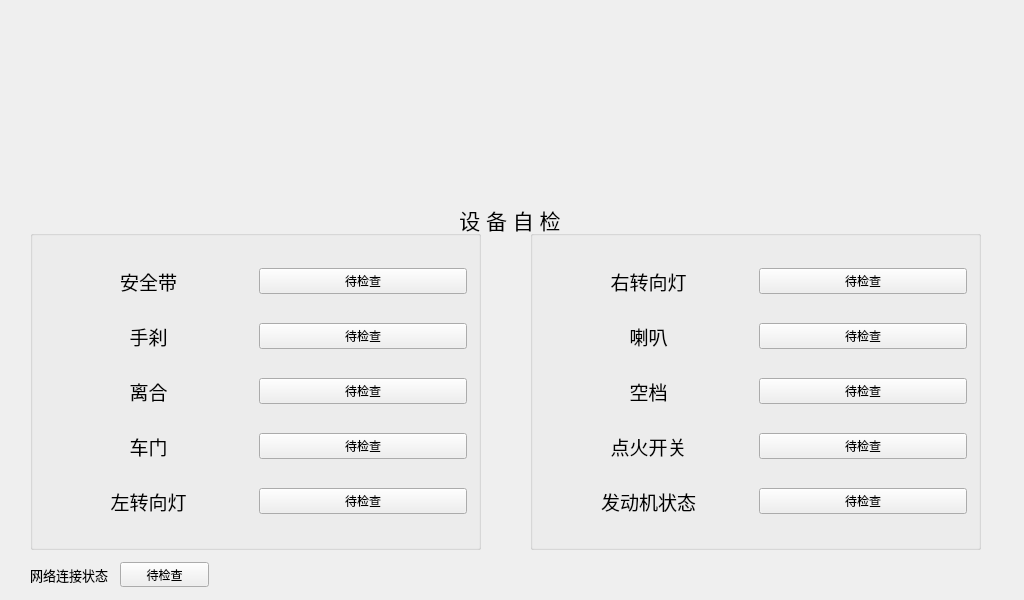
<?xml version="1.0" encoding="UTF-8"?>
<ui version="4.0">
 <class>zijian</class>
 <widget class="QWidget" name="zijian">
  <property name="geometry">
   <rect>
    <x>0</x>
    <y>0</y>
    <width>1024</width>
    <height>600</height>
   </rect>
  </property>
  <property name="windowTitle">
   <string>zijian</string>
  </property>
  <property name="styleSheet">
   <string notr="true"/>
  </property>
  <widget class="QLabel" name="label">
   <property name="geometry">
    <rect>
     <x>10</x>
     <y>10</y>
     <width>1000</width>
     <height>190</height>
    </rect>
   </property>
   <property name="text">
    <string>&lt;html&gt;&lt;head/&gt;&lt;body&gt;&lt;p&gt;&lt;img src=&quot;:/qrc/logo.png&quot;/&gt;&lt;/p&gt;&lt;/body&gt;&lt;/html&gt;</string>
   </property>
  </widget>
  <widget class="QLabel" name="label_2">
   <property name="geometry">
    <rect>
     <x>10</x>
     <y>200</y>
     <width>1000</width>
     <height>40</height>
    </rect>
   </property>
   <property name="styleSheet">
    <string notr="true"/>
   </property>
   <property name="text">
    <string>&lt;html&gt;&lt;head/&gt;&lt;body&gt;&lt;p align=&quot;center&quot;&gt;&lt;span style=&quot; font-size:16pt;&quot;&gt;设 备 自 检&lt;/span&gt;&lt;/p&gt;&lt;/body&gt;&lt;/html&gt;</string>
   </property>
  </widget>
  <widget class="QGroupBox" name="groupBox1">
   <property name="geometry">
    <rect>
     <x>30</x>
     <y>230</y>
     <width>451</width>
     <height>320</height>
    </rect>
   </property>
   <property name="styleSheet">
    <string notr="true"/>
   </property>
   <layout class="QGridLayout" name="gridLayout">
    <item row="4" column="0">
     <widget class="QLabel" name="label_7">
      <property name="styleSheet">
       <string notr="true"/>
      </property>
      <property name="text">
       <string>&lt;html&gt;&lt;head/&gt;&lt;body&gt;&lt;p align=&quot;center&quot;&gt;&lt;span style=&quot; font-size:14pt;&quot;&gt;左转向灯&lt;/span&gt;&lt;/p&gt;&lt;/body&gt;&lt;/html&gt;</string>
      </property>
     </widget>
    </item>
    <item row="3" column="0">
     <widget class="QLabel" name="label_6">
      <property name="styleSheet">
       <string notr="true"/>
      </property>
      <property name="text">
       <string>&lt;html&gt;&lt;head/&gt;&lt;body&gt;&lt;p align=&quot;center&quot;&gt;&lt;span style=&quot; font-size:14pt;&quot;&gt;车门&lt;/span&gt;&lt;/p&gt;&lt;/body&gt;&lt;/html&gt;</string>
      </property>
     </widget>
    </item>
    <item row="0" column="1">
     <widget class="QPushButton" name="button1">
      <property name="styleSheet">
       <string notr="true"/>
      </property>
      <property name="text">
       <string>待检查</string>
      </property>
     </widget>
    </item>
    <item row="0" column="0">
     <widget class="QLabel" name="label_3">
      <property name="styleSheet">
       <string notr="true"/>
      </property>
      <property name="text">
       <string>&lt;html&gt;&lt;head/&gt;&lt;body&gt;&lt;p align=&quot;center&quot;&gt;&lt;span style=&quot; font-size:14pt;&quot;&gt;安全带&lt;/span&gt;&lt;/p&gt;&lt;/body&gt;&lt;/html&gt;</string>
      </property>
     </widget>
    </item>
    <item row="1" column="1">
     <widget class="QPushButton" name="button2">
      <property name="text">
       <string>待检查</string>
      </property>
     </widget>
    </item>
    <item row="3" column="1">
     <widget class="QPushButton" name="button4">
      <property name="text">
       <string>待检查</string>
      </property>
     </widget>
    </item>
    <item row="4" column="1">
     <widget class="QPushButton" name="button5">
      <property name="text">
       <string>待检查</string>
      </property>
     </widget>
    </item>
    <item row="1" column="0">
     <widget class="QLabel" name="label_4">
      <property name="styleSheet">
       <string notr="true"/>
      </property>
      <property name="text">
       <string>&lt;html&gt;&lt;head/&gt;&lt;body&gt;&lt;p align=&quot;center&quot;&gt;&lt;span style=&quot; font-size:14pt;&quot;&gt;手刹&lt;/span&gt;&lt;/p&gt;&lt;/body&gt;&lt;/html&gt;</string>
      </property>
     </widget>
    </item>
    <item row="2" column="1">
     <widget class="QPushButton" name="button3">
      <property name="text">
       <string>待检查</string>
      </property>
     </widget>
    </item>
    <item row="2" column="0">
     <widget class="QLabel" name="label_5">
      <property name="styleSheet">
       <string notr="true"/>
      </property>
      <property name="text">
       <string>&lt;html&gt;&lt;head/&gt;&lt;body&gt;&lt;p align=&quot;center&quot;&gt;&lt;span style=&quot; font-size:14pt;&quot;&gt;离合&lt;/span&gt;&lt;/p&gt;&lt;/body&gt;&lt;/html&gt;</string>
      </property>
     </widget>
    </item>
   </layout>
  </widget>
  <widget class="QGroupBox" name="groupBox2">
   <property name="geometry">
    <rect>
     <x>530</x>
     <y>230</y>
     <width>451</width>
     <height>320</height>
    </rect>
   </property>
   <layout class="QGridLayout" name="gridLayout_2">
    <item row="0" column="1">
     <widget class="QPushButton" name="button6">
      <property name="text">
       <string>待检查</string>
      </property>
     </widget>
    </item>
    <item row="1" column="0">
     <widget class="QLabel" name="label_9">
      <property name="styleSheet">
       <string notr="true"/>
      </property>
      <property name="text">
       <string>&lt;html&gt;&lt;head/&gt;&lt;body&gt;&lt;p align=&quot;center&quot;&gt;&lt;span style=&quot; font-size:14pt;&quot;&gt;喇叭&lt;/span&gt;&lt;/p&gt;&lt;/body&gt;&lt;/html&gt;</string>
      </property>
     </widget>
    </item>
    <item row="1" column="1">
     <widget class="QPushButton" name="button7">
      <property name="text">
       <string>待检查</string>
      </property>
     </widget>
    </item>
    <item row="2" column="0">
     <widget class="QLabel" name="label_10">
      <property name="styleSheet">
       <string notr="true"/>
      </property>
      <property name="text">
       <string>&lt;html&gt;&lt;head/&gt;&lt;body&gt;&lt;p align=&quot;center&quot;&gt;&lt;span style=&quot; font-size:14pt;&quot;&gt;空档&lt;/span&gt;&lt;/p&gt;&lt;/body&gt;&lt;/html&gt;</string>
      </property>
     </widget>
    </item>
    <item row="2" column="1">
     <widget class="QPushButton" name="button8">
      <property name="text">
       <string>待检查</string>
      </property>
     </widget>
    </item>
    <item row="3" column="0">
     <widget class="QLabel" name="label_11">
      <property name="styleSheet">
       <string notr="true"/>
      </property>
      <property name="text">
       <string>&lt;html&gt;&lt;head/&gt;&lt;body&gt;&lt;p align=&quot;center&quot;&gt;&lt;span style=&quot; font-size:14pt;&quot;&gt;点火开关&lt;/span&gt;&lt;/p&gt;&lt;/body&gt;&lt;/html&gt;</string>
      </property>
     </widget>
    </item>
    <item row="3" column="1">
     <widget class="QPushButton" name="button9">
      <property name="text">
       <string>待检查</string>
      </property>
     </widget>
    </item>
    <item row="4" column="0">
     <widget class="QLabel" name="label_12">
      <property name="styleSheet">
       <string notr="true"/>
      </property>
      <property name="text">
       <string>&lt;html&gt;&lt;head/&gt;&lt;body&gt;&lt;p align=&quot;center&quot;&gt;&lt;span style=&quot; font-size:14pt;&quot;&gt;发动机状态&lt;/span&gt;&lt;/p&gt;&lt;/body&gt;&lt;/html&gt;</string>
      </property>
     </widget>
    </item>
    <item row="4" column="1">
     <widget class="QPushButton" name="button10">
      <property name="text">
       <string>待检查</string>
      </property>
     </widget>
    </item>
    <item row="0" column="0">
     <widget class="QLabel" name="label_8">
      <property name="styleSheet">
       <string notr="true"/>
      </property>
      <property name="text">
       <string>&lt;html&gt;&lt;head/&gt;&lt;body&gt;&lt;p align=&quot;center&quot;&gt;&lt;span style=&quot; font-size:14pt;&quot;&gt;右转向灯&lt;/span&gt;&lt;/p&gt;&lt;/body&gt;&lt;/html&gt;</string>
      </property>
     </widget>
    </item>
   </layout>
  </widget>
  <widget class="QLabel" name="label_13">
   <property name="geometry">
    <rect>
     <x>30</x>
     <y>560</y>
     <width>81</width>
     <height>30</height>
    </rect>
   </property>
   <property name="styleSheet">
    <string notr="true"/>
   </property>
   <property name="text">
    <string>&lt;html&gt;&lt;head/&gt;&lt;body&gt;&lt;p&gt;&lt;span style=&quot; font-size:10pt;&quot;&gt;网络连接状态&lt;/span&gt;&lt;/p&gt;&lt;/body&gt;&lt;/html&gt;</string>
   </property>
  </widget>
  <widget class="QPushButton" name="button11">
   <property name="geometry">
    <rect>
     <x>120</x>
     <y>562</y>
     <width>89</width>
     <height>25</height>
    </rect>
   </property>
   <property name="styleSheet">
    <string notr="true"/>
   </property>
   <property name="text">
    <string>待检查</string>
   </property>
  </widget>
 </widget>
 <layoutdefault spacing="6" margin="11"/>
 <resources/>
 <connections/>
</ui>
